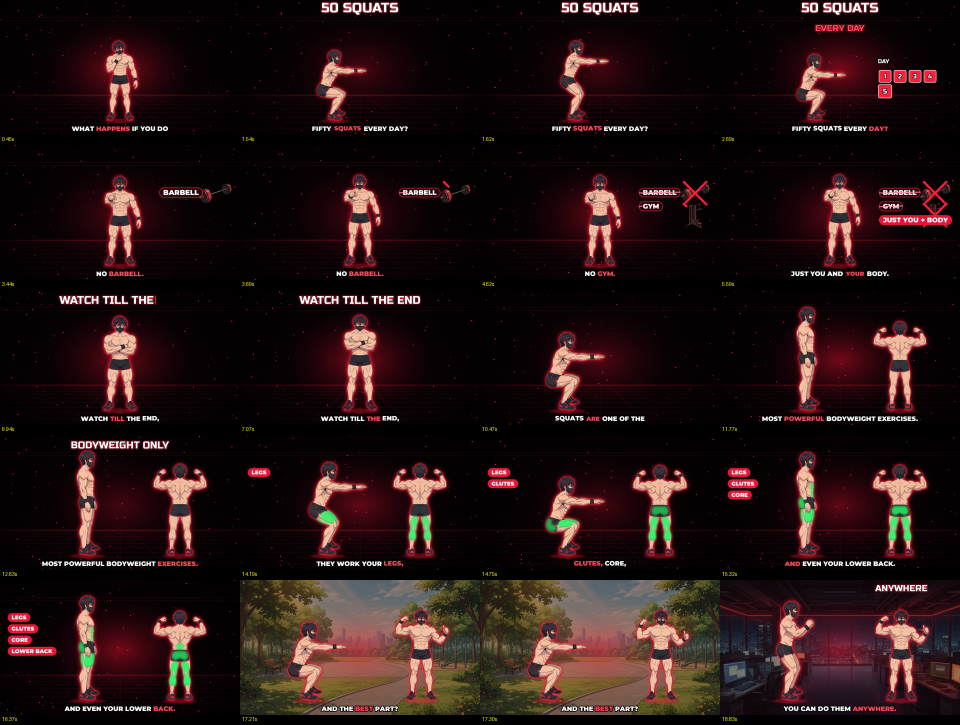
#> input picture qa/squats/sheet_00.png, 1920 x 1450 px, given in place of home.png, which was not available (shown at 1/2 size)
$ python cover.py
#> lines starting #> are read from the running program, lines starting #| are printed output that depends on the picture
### engine/render_v2.py
import math, random, random, sys, subprocess
import numpy as np
from PIL import Image, ImageDraw, ImageFont, ImageFilter, ImageChops
from multiprocessing import Pool
sys.path.insert(0, '/home/claude/work')
from words import W

WD, HT, FPS = 1920, 1080, 30
DUR = 92.0
RED = (255, 30, 60)
RED2 = (255, 70, 90)
F_RUSSO = '/home/claude/work/fonts/Russo.ttf'
F_M900 = '/home/claude/work/fonts/Mont900.ttf'
F_M800 = '/home/claude/work/fonts/Mont800.ttf'
_fc = {}
# [4 lines left out: function font, not called in this run]

# ---------------- easing ----------------
def clamp(x, a=0., b=1.): return max(a, min(b, x))
def out_back(t, s=1.9):
    t = clamp(t) - 1; return t * t * ((s + 1) * t + s) + 1
def out_cubic(t): t = clamp(t) - 1; return t * t * t + 1
def in_cubic(t): t = clamp(t); return t * t * t

# ---------------- poses ----------------
POSE = dict(think=0, point=1, cross=2, flex=3, thumbflex=4, thumb=5, side=6, half=7, deep=8,
            ok=9, box=10, run=11, lie=12, back=13)
S0 = 820 / 1354.0  # uniform scale: standing pose -> 820 px tall
SPR = {}

SPRDIR='/home/claude/p2d/spr'
SUB_LABELS=('ПОДПИСАТЬСЯ','ЛАЙК')
DAY_LABEL='ДЕНЬ'
PROPS={}
EXTRA={}
CAM=[]
CAM_FLOOR=None
CAM_MAXZ=9.0
SUBDODGE=False; _CHR=[]
# [16 lines left out: function sub_y, not called in this run]
CAMSENT=dict(k='__cam__', t0=-1, t1=1e9)
UIK={'chip','title','big','sub','count','days','blocks','inset','card','bubble','calendar','countdown'}
# [17 lines left out: functions cam_state, apply_cam, not called in this run]
LOCS={}
ANIM={}
SHEETMAP=dict(think=('think',[4,5,6,7]),point=('point',None),cross=('cross',None),flex=('flex',[0,1,2,3,4,6,7]),thumbflex=('thumbflex',[0,1,2,3,4,6,7]),
  thumb=('ok',[0,1,2,3,4,7]),ok=('ok',[0,1,2,3,4,7]),back=('back',None),run=('run',None),lie=('lie',None),box=('box',None),squat=('squat',[0,1,2,4,3,5,6,7]))
# [46 lines left out: functions _mk, load_sprites, not called in this run]

GLOWC = (40, 255, 110)
# [36 lines left out: functions apply_glow, frame_for, not called in this run]

# ---------------- background ----------------
BG = None
# [31 lines left out: function make_bg, not called in this run]

GLOW = None
# [6 lines left out: function make_glow, not called in this run]

random.seed(7)
PARTS = [(random.uniform(0, WD), random.uniform(0, HT), random.uniform(10, 40), random.uniform(1.5, 4), random.uniform(0, 6.28)) for _ in range(70)]

# ---------------- timeline ----------------
EL = []
def char(pose, t0, t1, x=960, y=968, sc=1.0, enter='pop', exit='fade', flip=False, ghost=False, burn=False, zoom=0.0, glow=None):
    EL.append(dict(k='char', pose=pose, t0=t0, t1=t1, x=x, y=y, sc=sc, enter=enter, exit=exit, flip=flip, ghost=ghost, burn=burn, zoom=zoom, glow=glow))
def prop(idx, t0, t1, x, y, sc=0.4, strike=False):
    EL.append(dict(k='prop', idx=idx, t0=t0, t1=t1, x=x, y=y, sc=sc, strike=strike))
def squat(t0, t1, x=960, y=968, sc=1.0, period=1.0, enter='pop', exit='fade', glow=None):
    EL.append(dict(k='squat', t0=t0, t1=t1, x=x, y=y, sc=sc, period=period, enter=enter, exit=exit, glow=glow))
def chip(text, t0, t1, x, y, style='n', size=46, anchor='l'):
    if anchor == 'l':
        try: x = max(10, min(x, WD - 90 - chip_img(text, size, style).width + 44))
        except Exception: pass
    EL.append(dict(k='chip', text=text, t0=t0, t1=t1, x=x, y=y, style=style, size=size, anchor=anchor))
def title(text, t0, t1, x=960, y=120, size=96, type_=True, anchor='c', col=(255, 255, 255)):
    if y <= 160: y -= 40
    EL.append(dict(k='title', text=text, t0=t0, t1=t1, x=x, y=y, size=size, type=type_, anchor=anchor, col=col))
def big(text, t0, t1, x=960, y=330, size=230):
    EL.append(dict(k='big', text=text, t0=t0, t1=t1, x=x, y=y, size=size))
def xmark(t0, t1, cx=960, cy=560, s=360):
    EL.append(dict(k='x', t0=t0, t1=t1, cx=cx, cy=cy, s=s))
def stairs(t0, t1):
    EL.append(dict(k='stairs', t0=t0, t1=t1))
def subbtn(t0, t1, x, y):
    EL.append(dict(k='sub', t0=t0, t1=t1, x=x, y=y))
SHAKES = []

# 1 hook
char('think', 0.0, 1.4, enter='pop', sc=0.84)
squat(1.4, 3.6, x=760, sc=0.84, period=0.75, enter='pop')
EL.append(dict(k='days', t0=2.7, t1=3.6, x=1270, y=560))
title('50 ПРИСЕДАНИЙ', 1.3, 3.6, y=110, size=110)
title('КАЖДЫЙ ДЕНЬ', 2.7, 3.6, y=225, size=70, col=RED2)
# 2
char('point', 3.6, 7.45, enter='pop', sc=0.95)
chip('ШТАНГА', 3.9, 7.45, 1250, 380, 'strike', 54)
prop(1, 3.9, 7.45, 1720, 385, 0.42, strike=True)
chip('ЗАЛ', 4.95, 7.45, 1250, 490, 'strike', 54)
prop(4, 4.95, 7.45, 1720, 560, 0.30, strike=True)
chip('ТОЛЬКО ТЫ + ТЕЛО', 6.0, 7.45, 1250, 600, 'on', 54)
# 3
char('cross', 7.45, 11.85, enter='pop', zoom=0.0)
title('ДОСМОТРИ ДО КОНЦА', 7.6, 11.85, y=120, size=90)
# 4-5 squats + muscles
squat(11.85, 19.8, x=700, period=1.1, enter='left', glow=[(0, 16.5), (1, 17.1), (2, 17.95)])
char('back', 13.5, 19.8, x=1440, enter='right', sc=0.95, glow=[(0, 16.5), (1, 17.1), (2, 18.85)])
chip('НОГИ', 16.5, 19.8, 40, 300, 'on', 44)
chip('ЯГОДИЦЫ', 17.1, 19.8, 40, 390, 'on', 44)
chip('КОРПУС', 17.95, 19.8, 40, 480, 'on', 44)
chip('ПОЯСНИЦА', 18.85, 19.8, 40, 570, 'on', 44)
title('С СОБСТВЕННЫМ ВЕСОМ', 14.6, 16.4, y=120, size=80)
# 6 anywhere
squat(19.8, 23.85, x=560, period=1.1, enter='none')
char('thumbflex', 19.9, 23.85, x=1450, enter='right', sc=0.95)
title('ГДЕ УГОДНО', 21.5, 23.85, x=1450, y=105, size=72, col=(255, 255, 255))
title('КОГДА УГОДНО', 22.55, 23.85, x=1450, y=190, size=72, col=RED2)
# 7 week 1
big('НЕДЕЛЯ 1', 23.95, 25.2, size=210)
char('deep', 25.2, 27.35, x=960, enter='pop', burn=True, glow=[(0, 25.75)])
chip('ГОРЯТ НОГИ', 25.75, 27.35, 1300, 420, 'on', 52)
char('ok', 27.35, 31.15, enter='pop', glow=[(2, 28.6)])
chip('ЭТО НОРМАЛЬНО', 27.6, 31.15, 1240, 380, 'on', 52)
chip('МЫШЦЫ РАСТУТ', 28.6, 31.15, 1240, 490, 'n', 52)
# 8 week 2
big('НЕДЕЛЯ 2', 31.15, 32.35, size=210)
stairs(32.35, 37.6)
char('run', 32.35, 37.6, x=1250, y=900, enter='right', sc=0.92)
chip('СТАБИЛЬНЕЕ', 32.8, 37.6, 80, 300, 'on', 52)
chip('УВЕРЕННЕЕ', 34.08, 37.6, 80, 410, 'on', 52)
chip('ЛЕСТНИЦА ЛЕГЧЕ', 36.9, 37.6, 80, 520, 'on', 52)
# 9 week 3
big('НЕДЕЛЯ 3', 37.6, 38.85, size=210)
char('thumb', 38.85, 42.9, enter='pop')
chip('БАЛАНС', 38.96, 42.9, 1260, 330, 'on', 52)
chip('КООРДИНАЦИЯ', 39.52, 42.9, 1260, 440, 'on', 52)
chip('ВЫНОСЛИВОСТЬ', 40.4, 42.9, 1260, 550, 'on', 52)
# 10 month
big('1 МЕСЯЦ', 42.9, 43.7, size=210)
squat(43.7, 46.35, x=960, period=0.6, enter='pop')
chip('= РАЗМИНКА', 45.5, 46.35, 1340, 420, 'on', 56)
char('flex', 46.35, 50.5, x=680, enter='left', sc=0.95, glow=[(0, 46.6)])
char('back', 46.6, 50.5, x=1300, enter='right', sc=0.95, glow=[(0, 46.6), (2, 47.5)])
chip('НОГИ СИЛЬНЕЕ', 46.6, 50.5, 60, 150, 'on', 46)
chip('ОСАНКА РОВНЕЕ', 47.5, 50.5, 1440, 150, 'on', 42)
# 11 honest
char('think', 50.5, 54.05, enter='pop')
title('ЧЕСТНО:', 50.6, 54.05, y=120, size=90, col=RED2)
xmark(52.0, 54.05, cx=1450, cy=600, s=300)
chip('БОДИБИЛДЕР', 51.9, 54.05, 1270, 360, 'strike', 54)
# 12 add weight
char('point', 54.05, 58.25, enter='pop', sc=0.95)
title('ХОЧЕШЬ МАССУ?', 54.1, 58.25, y=120, size=90)
chip('ГАНТЕЛИ', 56.1, 58.25, 1270, 330, 'on', 54)
prop(0, 56.1, 58.25, 1720, 330, 0.36)
chip('ШТАНГА', 56.7, 58.25, 1270, 440, 'on', 54)
prop(1, 56.7, 58.25, 1720, 445, 0.36)
chip('РЕЗИНА', 57.55, 58.25, 1270, 550, 'on', 54)
prop(2, 57.55, 58.25, 1720, 560, 0.34)
# 13 base = top
char('thumb', 58.25, 64.7, enter='pop', glow=[(0, 63.28), (1, 63.76)])
big('ТОП', 59.8, 60.5, x=1440, y=300, size=210)
chip('ПОДВИЖНОСТЬ', 60.4, 64.7, 60, 300, 'on', 46)
chip('ГИБКОСТЬ', 61.2, 64.7, 60, 400, 'on', 46)
chip('КРОВООБРАЩЕНИЕ', 61.8, 64.7, 60, 500, 'on', 46)
chip('КОЛЕНИ', 63.28, 64.7, 1440, 340, 'on', 46)
chip('ГОЛЕНОСТОП', 63.76, 64.7, 1440, 440, 'on', 46)
SHAKES.append((59.84, 0.35))
# 14 confidence
char('flex', 64.7, 71.5, enter='pop', ghost=True, sc=0.84, glow=[(1, 65.9), (3, 65.9)])
title('УВЕРЕННОСТЬ', 65.9, 71.5, y=130, size=110, col=RED2)
title('КОНТРОЛЬ НАД ЖИЗНЬЮ', 70.2, 71.5, y=235, size=60)
SHAKES.append((65.92, 0.25))
# 15 worth it
char('lie', 71.5, 74.65, x=960, y=900, enter='pop')
chip('НЕ СТОИТ', 71.95, 74.65, 640, 360, 'dimx', 54, anchor='c')
chip('СТОИТ', 72.05, 74.65, 1280, 360, 'check', 54, anchor='c')
# 16 tips
char('cross', 74.65, 77.3, enter='pop')
chip('50 — МНОГО?', 74.7, 77.3, 1250, 360, 'n', 54)
chip('ДЕЛИ: 5 × 10', 76.24, 77.3, 1250, 470, 'on', 54)
char('flex', 77.3, 82.0, enter='pop', sc=0.82)
title('75–100', 78.6, 82.0, y=150, size=150, col=RED2)
title('КАЖДЫЙ ДЕНЬ', 80.2, 82.0, y=280, size=70)
# 17 subscribe
char('box', 82.0, 87.45, enter='pop', sc=1.1)
subbtn(82.0, 87.45, 960, 0)
chip('СКОЛЬКО ПРИСЕДАЕШЬ ТЫ?', 84.8, 87.45, 40, 420, 'on', 44)
# 18 outro
char('cross', 87.45, 92.0, enter='pop', ghost=True, sc=0.84)
title('МАЛЕНЬКИЕ ШАГИ', 87.5, 92.0, y=110, size=90)
title('БОЛЬШИЕ ПЕРЕМЕНЫ', 89.45, 92.0, y=220, size=90, col=RED2)

# ---------------- extra visuals ----------------
def fxe(kind, t0, t1, **kw):
    d = dict(k=kind, t0=t0, t1=t1); d.update(kw); EL.insert(0, d)
# locations: anywhere / anytime
fxe('loc', 19.8, 23.85, seq=[(19.8, 'park'), (21.0, 'home'), (21.9, 'office'), (22.55, 'roof')])
fxe('loc', 87.45, 92.0, seq=[(87.45, 'roof')])
# anime speed lines
fxe('speed', 32.35, 37.6, mode='h')
fxe('speed', 43.7, 46.35, mode='r')
fxe('speed', 64.7, 71.5, mode='r')
fxe('burst', 59.8, 60.6)
fxe('burst', 65.88, 66.6)
EL.insert(0, dict(k='fire', t0=25.7, t1=27.35, x=960, y=890))
EL.append(dict(k='plus', t0=28.6, t1=31.15, x=960, y=760))
EL.append(dict(k='bar', t0=40.4, t1=42.9, x=1260, y=680, label=''))
EL.append(dict(k='count', t0=43.75, t1=46.35, x=1450, y=640, n0=0, n1=50))
EL.insert(0, dict(k='bb', t0=51.7, t1=54.05, x=1450, y=968))
EL.append(dict(k='flow', t0=61.8, t1=64.7, x=960, y=968))
EL.append(dict(k='blocks', t0=76.24, t1=77.3, x=1250, y=640))
EL.append(dict(k='phone', t0=82.3, t1=87.45, x=1560, y=700))
PUNCH = [1.3, 3.9, 4.95, 7.6, 16.5, 17.1, 17.95, 18.85, 25.75, 28.6, 45.5, 51.9, 59.84, 65.92, 73.28, 80.2, 89.45]

# ---------------- subtitles ----------------
def build_subs():
    chunks = []; cur = []
    for i, (w, a, b) in enumerate(W):
        cur.append((w, a, b))
        txt = ' '.join(x[0] for x in cur)
        nxt = W[i + 1] if i + 1 < len(W) else None
        brk = (w[-1] in '.,?!:' or w.endswith('...') or len(cur) >= 3 or len(txt) > 20 or
               (nxt and nxt[1] - b > 0.3) or nxt is None)
        if brk:
            chunks.append(cur); cur = []
    out = []
    for j, c in enumerate(chunks):
        s = c[0][1]; e = chunks[j + 1][0][1] if j + 1 < len(chunks) else c[-1][2] + 0.6
        e = min(e, c[-1][2] + 0.6)
        out.append((s, e, c))
    return out
SUBS = build_subs()

# ---------------- drawing helpers ----------------
# [11 lines left out: function text_img, not called in this run]

_cache = {}
def cached(key, fn):
    if key not in _cache: _cache[key] = fn()
    return _cache[key]

AUDIT = None; CUR = [None]
# [389 lines left out: functions paste_scaled, chip_img, draw_strike, stairs_layer, enter_tf, render, not called in this run]

def init():
    global BG, GLOW
    for n in ('home', 'park', 'office', 'roof'):
        im = Image.open(f'/home/claude/p2d/bg/{n}.png').convert('RGB').resize((WD, HT), Image.LANCZOS)
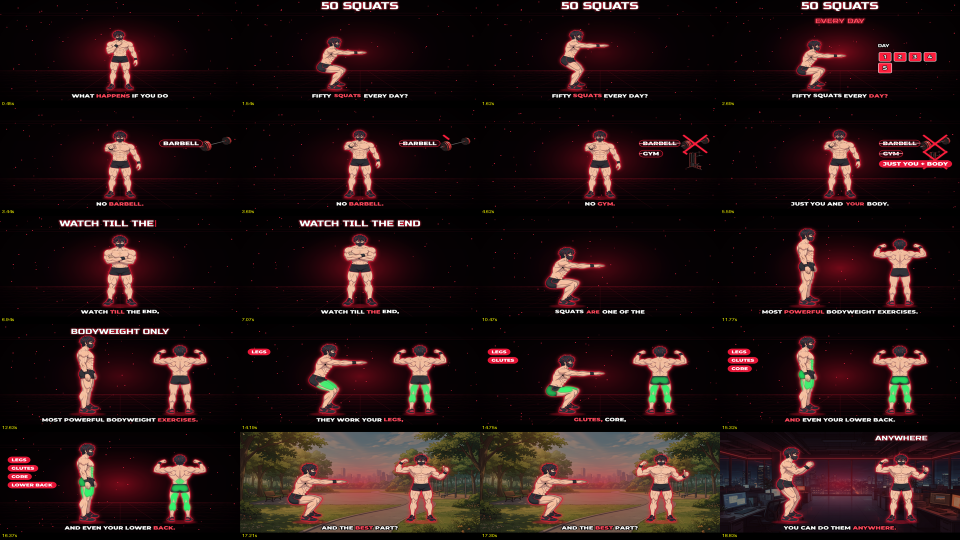
#> im: PIL image 1920x1080 RGB (shown at 1/2 size); mean R, G, B 37.8, 20, 20.1
        a = np.array(im).astype(np.float32) * 0.5; a[..., 0] = a[..., 0] * 1.12 + 10; a[..., 2] *= 0.88
#> after `a = np.array(im).astype(np.float32) * 0.5`:
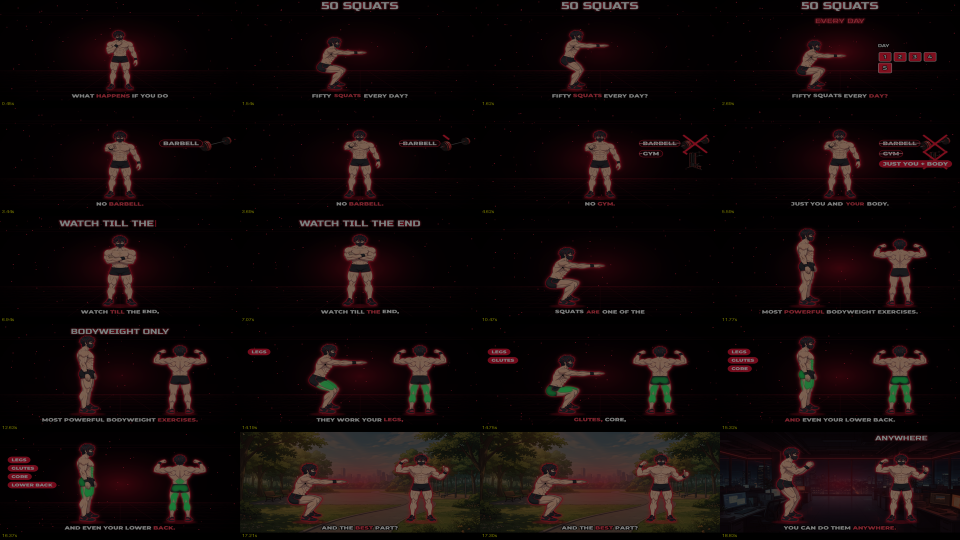
#> a: shape (1080, 1920, 3) float32 (shown at 1/2 size); mean R, G, B 18.9, 10, 10
#> after `a[..., 0] = a[..., 0] * 1.12 + 10`:
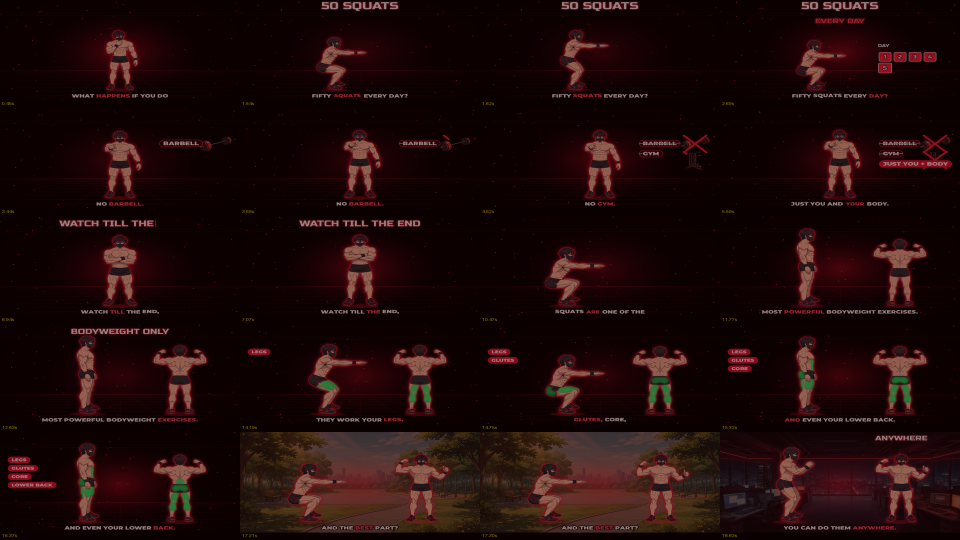
#> a: shape (1080, 1920, 3) float32 (shown at 1/2 size); mean R, G, B 31.1, 10, 10
        LOCS[n] = Image.fromarray(a.clip(0, 255).astype(np.uint8)).convert('RGBA')
#> pass 2 of the loop in init, `for n in ('home', 'park', 'office', 'roof'):`:
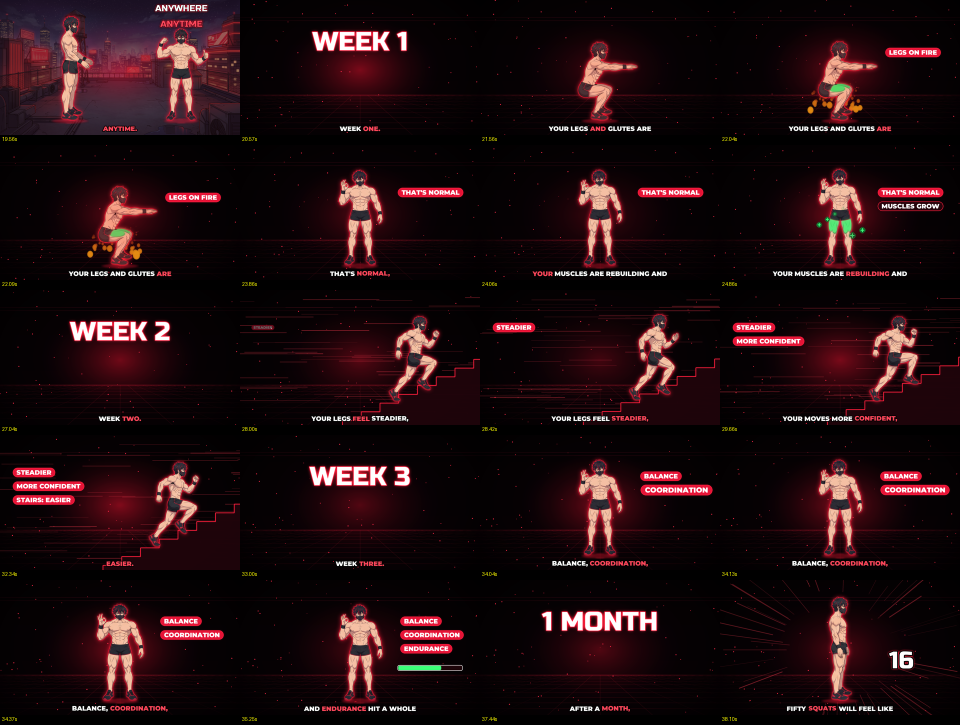
#> input picture qa/squats/sheet_01.png, 1920 x 1450 px, given in place of park.png, which was not available (shown at 1/2 size)
#> in init, `im = Image.open(f'/home/claude/p2d/bg/{n}.png').convert('RGB').resize(..`:
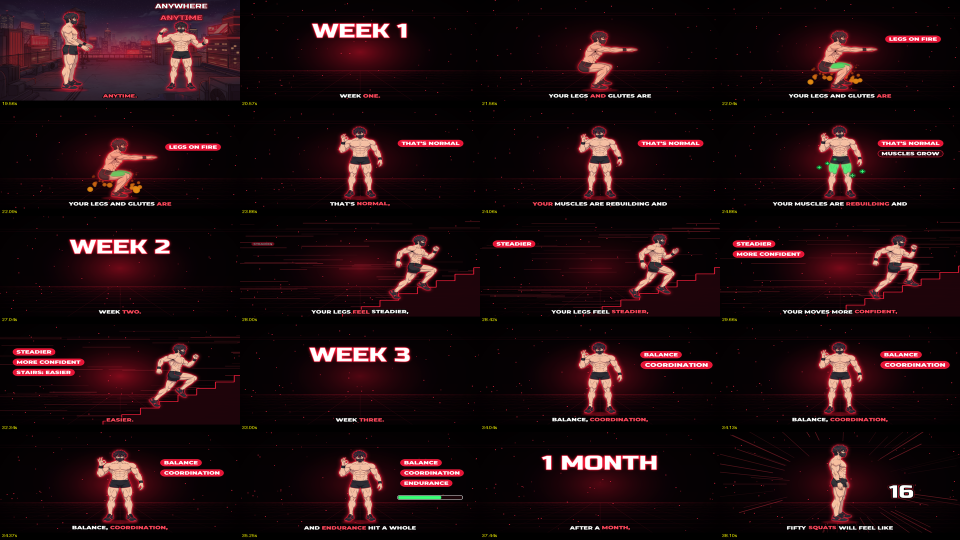
#> im: PIL image 1920x1080 RGB (shown at 1/2 size); mean R, G, B 32.1, 12.6, 15.7
#> in init, `a[..., 0] = a[..., 0] * 1.12 + 10`:
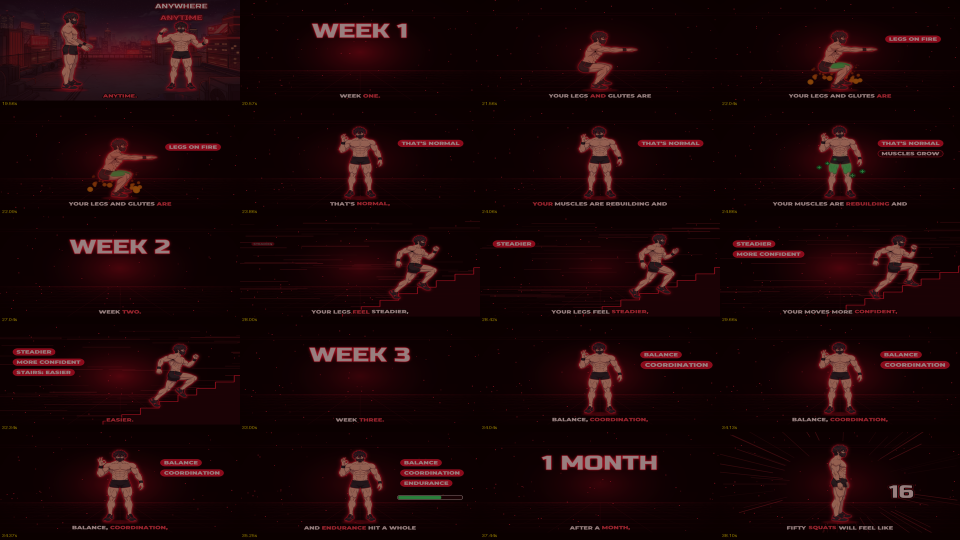
#> a: shape (1080, 1920, 3) float32 (shown at 1/2 size); mean R, G, B 27.8, 6.2, 7.9
    load_sprites(); BG = make_bg(); GLOW = make_glow()

# [19 lines that do not run on import are left out]

### covers/cover.py
import sys; sys.path.insert(0, '/home/claude/work')
import render_v2 as R
from PIL import Image, ImageDraw, ImageFilter
import numpy as np
#> (the run stopped early here; a loop or call above may not have finished)
